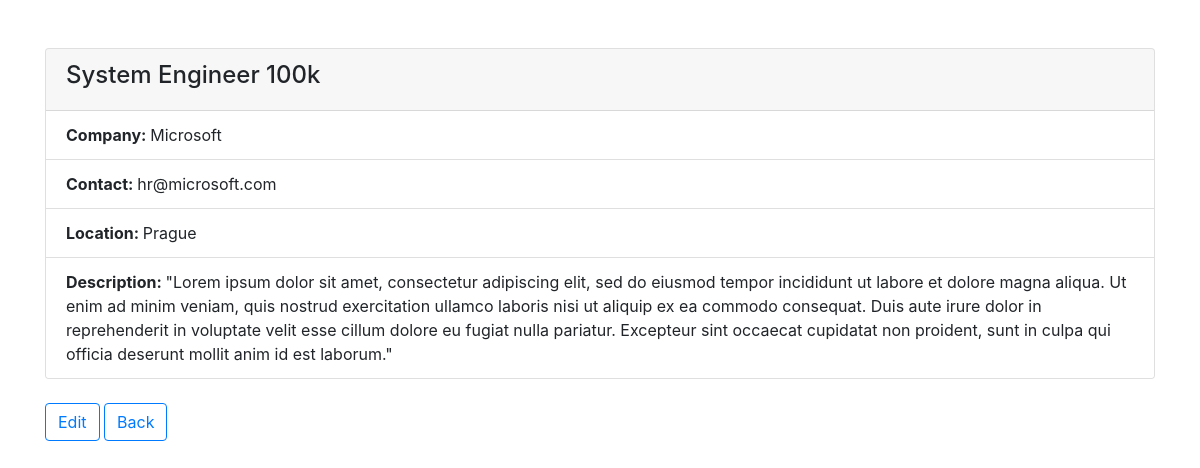
/jobz/10/, run on the app's committed database.
### offers/models.py (models this page shows)
class Offer(models.Model):
	company = models.ForeignKey(Company, on_delete=models.CASCADE)
	pub_date = models.DateTimeField('date published')
	location = models.CharField(max_length=50)
	offer_title = models.CharField(max_length=50)
	offer_text = models.CharField(max_length=200)

class Company(models.Model):
	name = models.CharField(max_length=100)
	contact = models.CharField(max_length=50)

### offers/views.py (the view)
# urls.py: path('<int:pk>/', views.DetailView.as_view(), name='detail'),
class DetailView(generic.DetailView):
	model = Offer
	template_name = 'offers/detail.html'

### offers/templates/offers/detail.html (shortened to what this page needs)
<!DOCTYPE html>
<html lang="en">
	<head>
		<link rel="stylesheet" href="https://stackpath.bootstrapcdn.com/bootstrap/4.4.1/css/bootstrap.min.css">
	</head>
	<body>
		<div class="container pt-md-5">
			<div class="card mb-4">
				<div class="card-header">
					<h4>{{ offer.offer_title }}</h4>
				</div>
				<ul class="list-group list-group-flush">
					<li class="list-group-item"><strong>Company: </strong>{{ offer.company.name }}</li>
					<li class="list-group-item"><strong>Contact: </strong>{{ offer.company.contact }}</li>
					<li class="list-group-item"><strong>Location: </strong>{{ offer.location }}</li>
					<li class="list-group-item"><strong>Description: </strong>{{ offer.offer_text }}</li>
				</ul>
			</div>
			<a href="{% url 'jobz:edit' offer.id %}" class="btn btn-outline-primary">Edit</a>
			<a href="{% url 'jobz:index' %}" class="btn btn-outline-primary">Back</a>
		</div>
	</body>
</html>

### data on the page
Offer: offer_title "System Engineer 100k", company.name "Microsoft", company.contact "hr@microsoft.com", location "Prague", offer_text "\"Lorem ipsum dolor sit amet, consectetur adipiscing elit, sed do eiusmod tempor incididunt ut labore et dolore magna aliqua. Ut enim ad minim veniam, quis nostrud exercitation ullamco laboris nisi ut aliquip ex ea commodo consequat. Duis aute irure dolor in reprehenderit in voluptate velit esse cillum dolore eu fugiat nulla pariatur. Excepteur sint occaecat cupidatat non proident, sunt in culpa qui officia deserunt mollit anim id est laborum.\""
